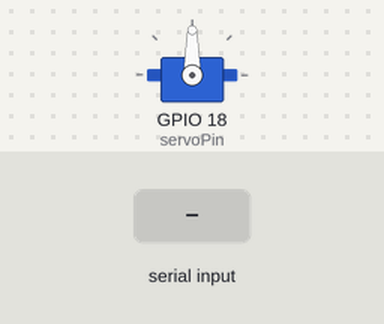
Simulated run of this sketch. Board: ESP32. Shown: servo. The test bench sets the inputs (shaded band).

Above: at 1.2 s.
1.3 s: "30,150\n" received over Serial
At 2.8 s:
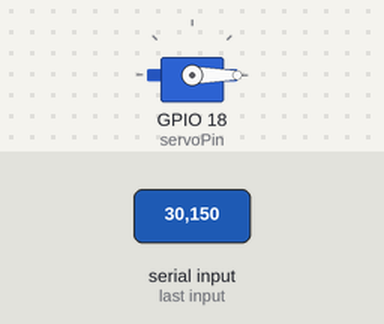
3.8 s: "90,45\n" received over Serial
At 4.6 s:
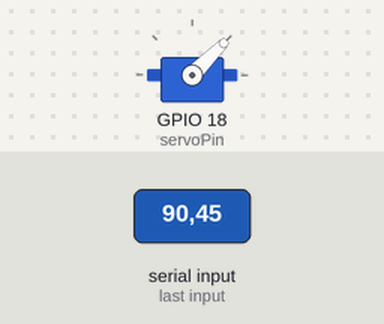
6.3 s: "200\n" received over Serial
At 6.8 s:
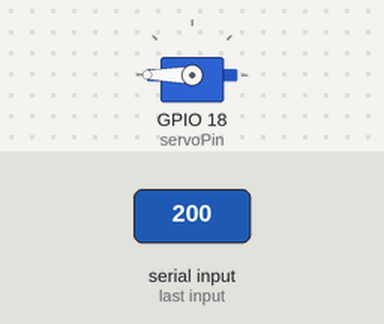
Timing chart, 0 to 9.3 s (numbered marks = the images above; inputs shaded):
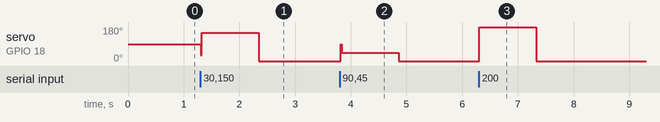

The sketch:

ServoMotorRotate.ino
```cpp
#include <ESP32Servo.h>

Servo myservo;  // create servo object to control a servo
static const int servoPin = 18; // Servo GPIO pin

void setup() {
  // put your setup code here, to run once:
  myservo.attach(servoPin);
  // Start serial
  Serial.begin(115200);
}

void loop() {
  // put your main code here, to run repeatedly:
  if(Serial.available()){
    int angle = Serial.parseInt();
    myservo.write(angle);
  }
  delay(20);
}
```

Measured:
- after the input at 1.3 s, servo on GPIO 18 (servoPin): 90° → 150° at once, → 0° 1.0 s later
- after the input at 3.8 s, servo on GPIO 18 (servoPin): 0° → 45° at once, → 0° 1.0 s later
- after the input at 6.3 s, servo on GPIO 18 (servoPin): 0° → 180° at once, → 0° 1.0 s later
